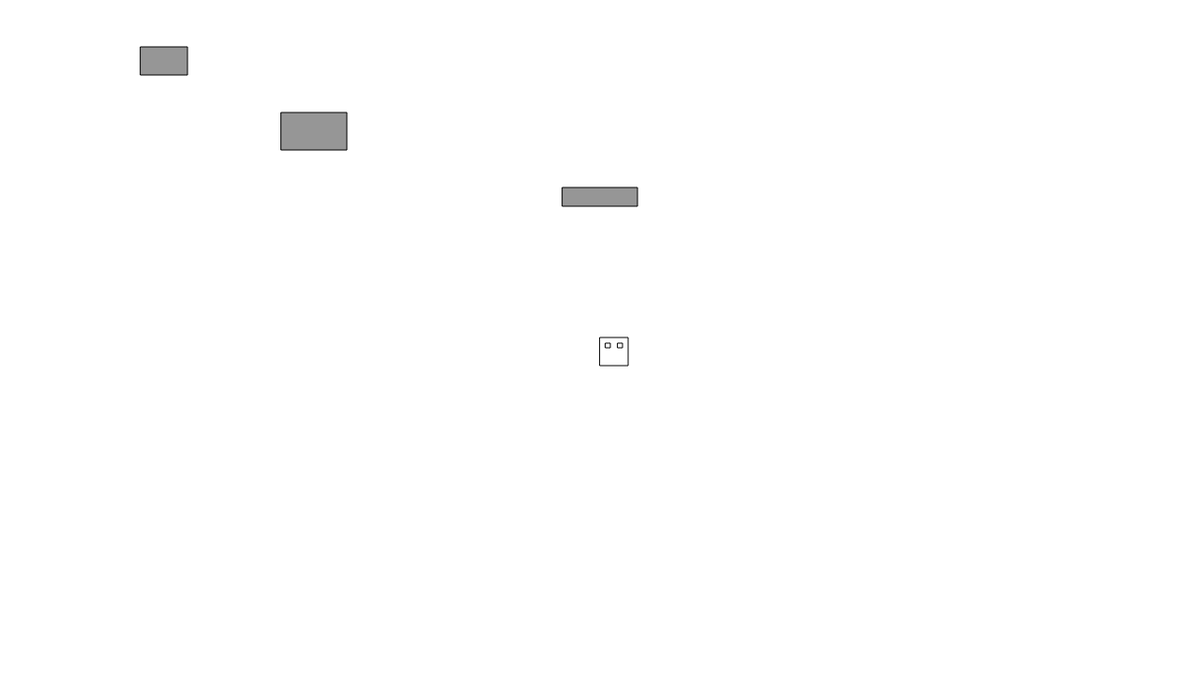
Frame 1 (no input)
Frame 60 (no input): identical to frame 1, image omitted
Frame 120 (the mouse pressed at the canvas centre since frame 60): identical to frame 1, image omitted

The p5.js sketch that drew this single still picture (run headless with seeded random() and noise() and a simulated clock; from frame 60 on, the mouse is pressed at the canvas centre):

// p5.js sketch
// ── sketch.js
// Project Title
// Your Name
// Date
//
// Extra for Experts:
// - describe what you did to take this project "above and beyond"


let x = 0;
let y = 0;
let changeY = 1;
let gravMulti = 1.03;
let grounded = false;
let playerSize = 30;
let blockLocationX = [150, 300, 600];
let blockLocationY = [50, 120, 200];
let blockSizeX = [50, 70, 80];
let blockSizeY = [30, 40, 20];

function setup() {
  createCanvas(1280, 720);
  y = height/2;
  x = width/2;
}

function draw() {
  //movment and change
  playerMovment();
  gravity();


  //drawing things like player and level
  background(255);
  drawBlocks();
  drawPlayer();
}

function playerMovment() {
  if (keyIsDown(LEFT_ARROW)) {
    x -= 5;
  } 

  if (keyIsDown(RIGHT_ARROW)) {
    x += 5;
  } 

  if (keyIsDown(DOWN_ARROW)) {
    playerSize = 20;
  }
}

function gravity() {
  if (grounded === false){
  }
}

function collision(blockId) {
  if (grounded === false) {
    //take the blockx and block size x and y and find if character is on those if so set character y to top of blockY
    if (y > blockLocationY[blockId] && y > blockSizeY[blockId] && x < blockSizeX[blockId] && x > blockLocationX ) {
      y = blockLocationY + playerSize;  
    }
  }
}

function drawPlayer() {
  fill(255);
  rect(x, y, 30, playerSize);
  rect(x + 6, y + 6, 5);
  rect(x + 19, y + 6, 5);
}

function keyReleased() {
  if (keyCode === DOWN_ARROW) {
    playerSize = 30;
  }
}

function drawBlocks() {
  for (let block = 0; block <= blockLocationX.length; block += 1) {
    fill(150);
    rect(blockLocationX[block], blockLocationY[block], blockSizeX[block], blockSizeY[block]);
    collision(block);
  }
}
